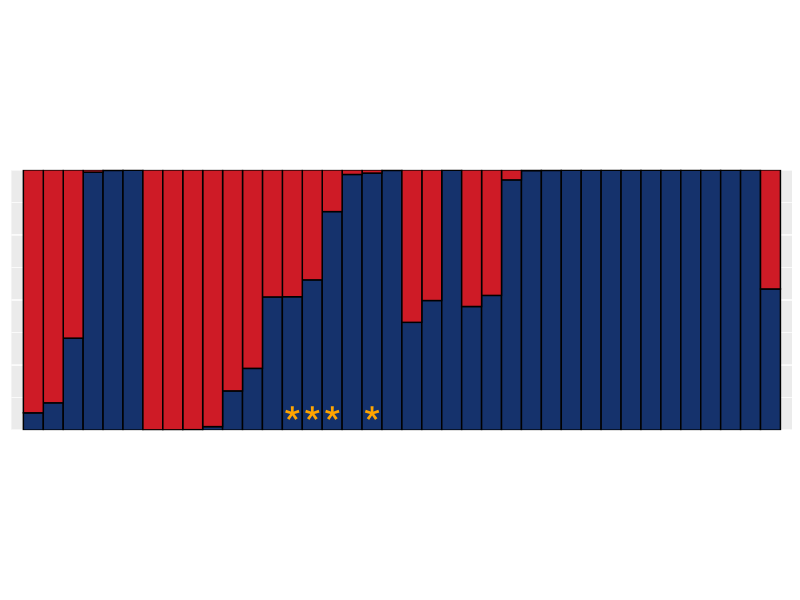

The R source for this figure:
# This code creates Fig. 6 (grouping, displaying, and contrasting STRUCTURE 
# assignments between birds of different song types) in the main manuscript 
# of Alexander et al.

# 1. Loading required library
library(tidyverse)

# 2. Setwd
setwd("chickadee/output/")

# 3. Reading in data (tab delimited), dropping last blank row and filtering for samples where song data available
temp <- read_tsv("../data/Table_S1.txt")
temp <- temp[1:165,]
temp <- temp %>% filter(!is.na(Song_summary))  %>% arrange(desc(BC_genetic_cluster_assignment)) %>% arrange(Song_summary)

# 4. Expanding dataset into "long" format 
longtemp <- gather(temp,cluster_assignment,assignment_value,c(BC_genetic_cluster_assignment,CC_genetic_cluster_assignment)) %>% arrange(assignment_value) %>% arrange(desc(cluster_assignment)) %>% arrange(Song_summary)

# 5. Creating structure plot based on "long" format and annotating Appleton City samples
# Saving as 1000 pixels wide, preserving aspect ratio as Fig_6.png (in output folder)
ggplot(longtemp, aes(fill=cluster_assignment,y=assignment_value,x=factor(longtemp$Catalog_number,levels=as.numeric(temp$Catalog_number)))) +
  geom_bar(stat="identity",color="black",width=1) + theme (legend.position="none", axis.text = element_blank(),axis.title=element_blank(), axis.ticks = element_blank()) + scale_y_continuous(limits=c(0,1),expand = c(0, 0)) +
  theme(aspect.ratio = 1/3) +
  scale_x_discrete(limits=temp$Catalog_number) +
  scale_fill_manual(values = (c("#CE1B26","#15326C"))) +
  annotate("text",x=as.character(as.matrix(temp %>% filter(str_detect(Specific_locality,"Appleton City")) %>% select(Catalog_number))),y=0.025,label="*",color="orange",size=12)

# 6. Extracting information for doing t-tests etc
# Mean and SD for black-capped genetic for black-capped singing birds
temp %>% filter(Song_summary=="PUREBC") %>% group_by(Song_summary) %>% summarise(mean(BC_genetic_cluster_assignment),sd(BC_genetic_cluster_assignment))

# Mean and SD for Carolina genetic for Carolina singing birds
temp %>% filter(Song_summary=="PURECC") %>% group_by(Song_summary) %>% summarise(mean(CC_genetic_cluster_assignment),sd(CC_genetic_cluster_assignment))

# t.test
t.test((as.numeric(as.matrix(temp %>% filter(Song_summary=="PUREBC") %>% select(BC_genetic_cluster_assignment)))),(as.numeric(as.matrix(temp %>% filter(Song_summary=="PURECC") %>% select(CC_genetic_cluster_assignment)))))
